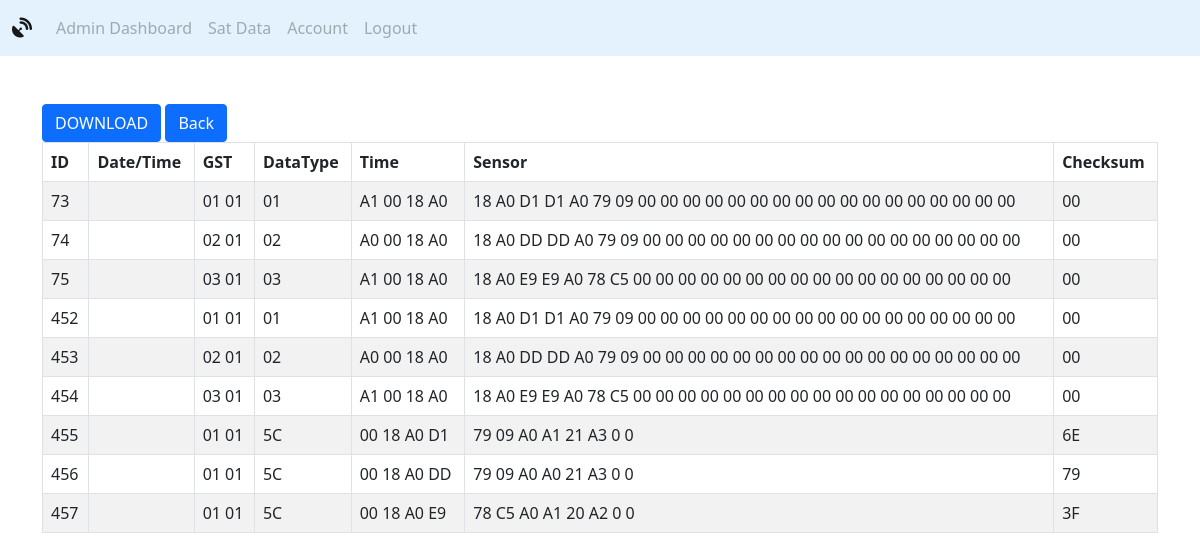
Before: /satdata.php with the older database file.
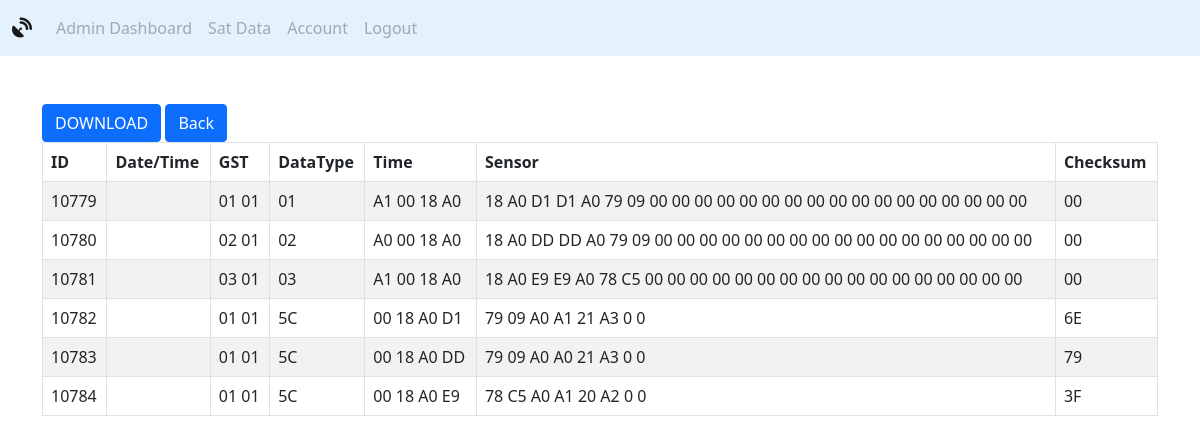
After: the same page with the newer database file.
### tables this page shows
CREATE TABLE `satdata` (
  `idSatData` int(11) NOT NULL,
  `gstidSatData` tinytext NOT NULL,
  `datatypeSatData` tinytext NOT NULL,
  `timeSatData` tinytext NOT NULL,
  `sensorSatData` tinytext NOT NULL,
  `checksumSatData` tinytext NOT NULL,
  `idSatMetaData` int(11) NOT NULL
);

### includes/classautoloader.inc.php (called while the page is built, shortened)
<?php
function myAutoLoader($className) {
    $url = $_SERVER['HTTP_HOST'].$_SERVER['REQUEST_URI'];
    if (strpos($url,'includes') !== false) {
        $path = '../classes/';
    } else {
        $path = 'classes/';
    }
    $extension = '.class.php';
}

### classes/dbh.class.php (called while the page is built)
<?php
 class Dbh {
     private $host = 'localhost';
     private $user = 'root';
     private $pwd = '';
     private $dbName = 'satdata';
     protected function connect() {
         $dsn = 'mysql:host='. $this->host .';dbname=' . $this->dbName;
         $pdo = new PDO($dsn,$this->user,$this->pwd);
         $pdo->setAttribute(PDO::ATTR_DEFAULT_FETCH_MODE,PDO::FETCH_ASSOC);
         return $pdo;
     }
 }

### classes/satdata.class.php (called while the page is built, shortened)
<?php
class SatData extends Dbh {
    protected function getAllBytes() {
        $sql = "SELECT * FROM satdata";
        $stmt = $this->connect()->prepare($sql);
        $stmt->execute();
        $results = $stmt->fetchAll();
        return $results;
    }
}

### classes/satdataview.class.php (called while the page is built, shortened)
<?php
class SatDataView extends SatData {
    public function showAllBytes() {
        $results = $this->getAllBytes();
        return $results;
    }
}

### satdata.php (the view)
<?php
      include 'header.php';
?>
    <div class="container px-10 mt-5 table-responsive ">
        <button onclick=""class="btn btn-primary mx-10">DOWNLOAD</button>
        <button onclick="history.go(-1)"class="btn btn-primary mx-10">Back</button>
        <table id="example" class="table table-striped table-bordered table-wrapper-scroll-y my-custom-scrollbar" style="width:100%">
            <thead>
                <tr>
                    <th>ID</th>
                    <th>Date/Time</th>
                    <th>GST</th>
                    <th>DataType</th>
                    <th>Time</th>
                    <th>Sensor</th>
                    <th>Checksum</th>
                </tr>
            </thead>
            <tbody>
            <?php
                    $showAllBytesObj = new SatDataView();
                    $resultBytes = $showAllBytesObj -> showAllBytes();
                    foreach ($resultBytes as $rowBytes){
                        $idByte = $rowBytes['idSatData'];
                        $gstByte = $rowBytes['gstidSatData'];
                        $datatypeByte = $rowBytes['datatypeSatData'];
                        $timeByte = $rowBytes['timeSatData'];
                        $sensorByte = $rowBytes['sensorSatData'];
                        $checksumByte = $rowBytes ['checksumSatData'];
                        echo '
                        <tr>
                            <td>'. $idByte .'</td>
                            <td></td>
                            <td>'. $gstByte.'</td>
                            <td>'.$datatypeByte.'</td>
                            <td>'.$timeByte.'</td>
                            <td>'.$sensorByte.'</td>
                            <td>'.$checksumByte.'</td>
                        </tr>
                        ';
                    }
            ?>
        </table>
    </div>

### header.php (shortened to what this page needs)
<?php
    include_once 'includes/classautoloader.inc.php';
?>
<html lang="en">
<head>
    <link rel="stylesheet" href="resources/stylesheet.css">
    <link href="https://cdn.jsdelivr.net/npm/bootstrap@5.0.2/dist/css/bootstrap.min.css" rel="stylesheet">
</head>
  <nav class="navbar navbar-expand-lg navbar-light" style="background-color: #e3f2fd;">
    <div class="container-fluid">
      <a class="navbar-brand" href="index.php"><i class="fas fa-satellite-dish"></i></a>
      <div class="collapse navbar-collapse" id="navbarNav">
        <ul class="navbar-nav">
          <?php
            if (isset($_SESSION['userUsername']) && $_SESSION['userPermission'] == 'Admin') {
              echo '
              <li class="nav-item">
                <a class="nav-link enabled" href="dashboard.php" tabindex="-1" aria-disabled="false">Admin Dashboard</a>
              </li>
              <li class="nav-item">
                <a class="nav-link enabled" href="satdata.php" tabindex="-1" aria-disabled="true">Sat Data</a>
              </li>
              <li class="nav-item">
                <a class="nav-link disabled" href="#" tabindex="-1" aria-disabled="false">Account</a>
              </li>
              <li class="nav-item">
                <a class="nav-link enabled" href="includes/logout.inc.php" tabindex="-1" aria-disabled="false">Logout</a>
              </li>'
              ;
            }
            else {
              echo '
              <li class="nav-item">
                <a class="nav-link disabled" href="#" tabindex="-1" aria-disabled="false">Admin Dashboard</a>
              </li>
              <li class="nav-item">
                <a class="nav-link disabled" href="#" tabindex="-1" aria-disabled="true">Sat Data</a>
              </li>
              <li class="nav-item">
                <a class="nav-link disabled" href="#" tabindex="-1" aria-disabled="false">Account</a>
              </li>
              <li class="nav-item">
                <a class="nav-link disabled" href="#" tabindex="-1" aria-disabled="true">Logout</a>
              </li>
              ';
            }
          ?>
        </ul>
      </div>
    </div>
  </nav>

### resources/stylesheet.css (style rules this page uses)
html { background-color: #f1f1f1; font-family: "Roboto"; }

Changed rows visible on the page:
removed satdata: idSatData "73", gstidSatData "01 01", datatypeSatData "01", timeSatData "A1 00 18 A0", sensorSatData "18 A0 D1 D1 A0 79 09 00 00 00 00 00 00 00 00 00 00 00 00 00 00 00 00 00", checksumSatData "00"
removed satdata: idSatData "74", gstidSatData "02 01", datatypeSatData "02", timeSatData "A0 00 18 A0", sensorSatData "18 A0 DD DD A0 79 09 00 00 00 00 00 00 00 00 00 00 00 00 00 00 00 00 00", checksumSatData "00"
removed satdata: idSatData "75", gstidSatData "03 01", datatypeSatData "03", timeSatData "A1 00 18 A0", sensorSatData "18 A0 E9 E9 A0 78 C5 00 00 00 00 00 00 00 00 00 00 00 00 00 00 00 00 00", checksumSatData "00"
removed satdata: idSatData "452", gstidSatData "01 01", datatypeSatData "01", timeSatData "A1 00 18 A0", sensorSatData "18 A0 D1 D1 A0 79 09 00 00 00 00 00 00 00 00 00 00 00 00 00 00 00 00 00", checksumSatData "00"
removed satdata: idSatData "453", gstidSatData "02 01", datatypeSatData "02", timeSatData "A0 00 18 A0", sensorSatData "18 A0 DD DD A0 79 09 00 00 00 00 00 00 00 00 00 00 00 00 00 00 00 00 00", checksumSatData "00"
removed satdata: idSatData "454", gstidSatData "03 01", datatypeSatData "03", timeSatData "A1 00 18 A0", sensorSatData "18 A0 E9 E9 A0 78 C5 00 00 00 00 00 00 00 00 00 00 00 00 00 00 00 00 00", checksumSatData "00"
removed satdata: idSatData "455", gstidSatData "01 01", datatypeSatData "5C", timeSatData "00 18 A0 D1", sensorSatData "79 09 A0 A1 21 A3 0 0", checksumSatData "6E"
removed satdata: idSatData "456", gstidSatData "01 01", datatypeSatData "5C", timeSatData "00 18 A0 DD", sensorSatData "79 09 A0 A0 21 A3 0 0", checksumSatData "79"
removed satdata: idSatData "457", gstidSatData "01 01", datatypeSatData "5C", timeSatData "00 18 A0 E9", sensorSatData "78 C5 A0 A1 20 A2 0 0", checksumSatData "3F"
added satdata: idSatData "10779", gstidSatData "01 01", datatypeSatData "01", timeSatData "A1 00 18 A0", sensorSatData "18 A0 D1 D1 A0 79 09 00 00 00 00 00 00 00 00 00 00 00 00 00 00 00 00 00", checksumSatData "00"
added satdata: idSatData "10780", gstidSatData "02 01", datatypeSatData "02", timeSatData "A0 00 18 A0", sensorSatData "18 A0 DD DD A0 79 09 00 00 00 00 00 00 00 00 00 00 00 00 00 00 00 00 00", checksumSatData "00"
added satdata: idSatData "10781", gstidSatData "03 01", datatypeSatData "03", timeSatData "A1 00 18 A0", sensorSatData "18 A0 E9 E9 A0 78 C5 00 00 00 00 00 00 00 00 00 00 00 00 00 00 00 00 00", checksumSatData "00"
added satdata: idSatData "10782", gstidSatData "01 01", datatypeSatData "5C", timeSatData "00 18 A0 D1", sensorSatData "79 09 A0 A1 21 A3 0 0", checksumSatData "6E"
added satdata: idSatData "10783", gstidSatData "01 01", datatypeSatData "5C", timeSatData "00 18 A0 DD", sensorSatData "79 09 A0 A0 21 A3 0 0", checksumSatData "79"
added satdata: idSatData "10784", gstidSatData "01 01", datatypeSatData "5C", timeSatData "00 18 A0 E9", sensorSatData "78 C5 A0 A1 20 A2 0 0", checksumSatData "3F"
